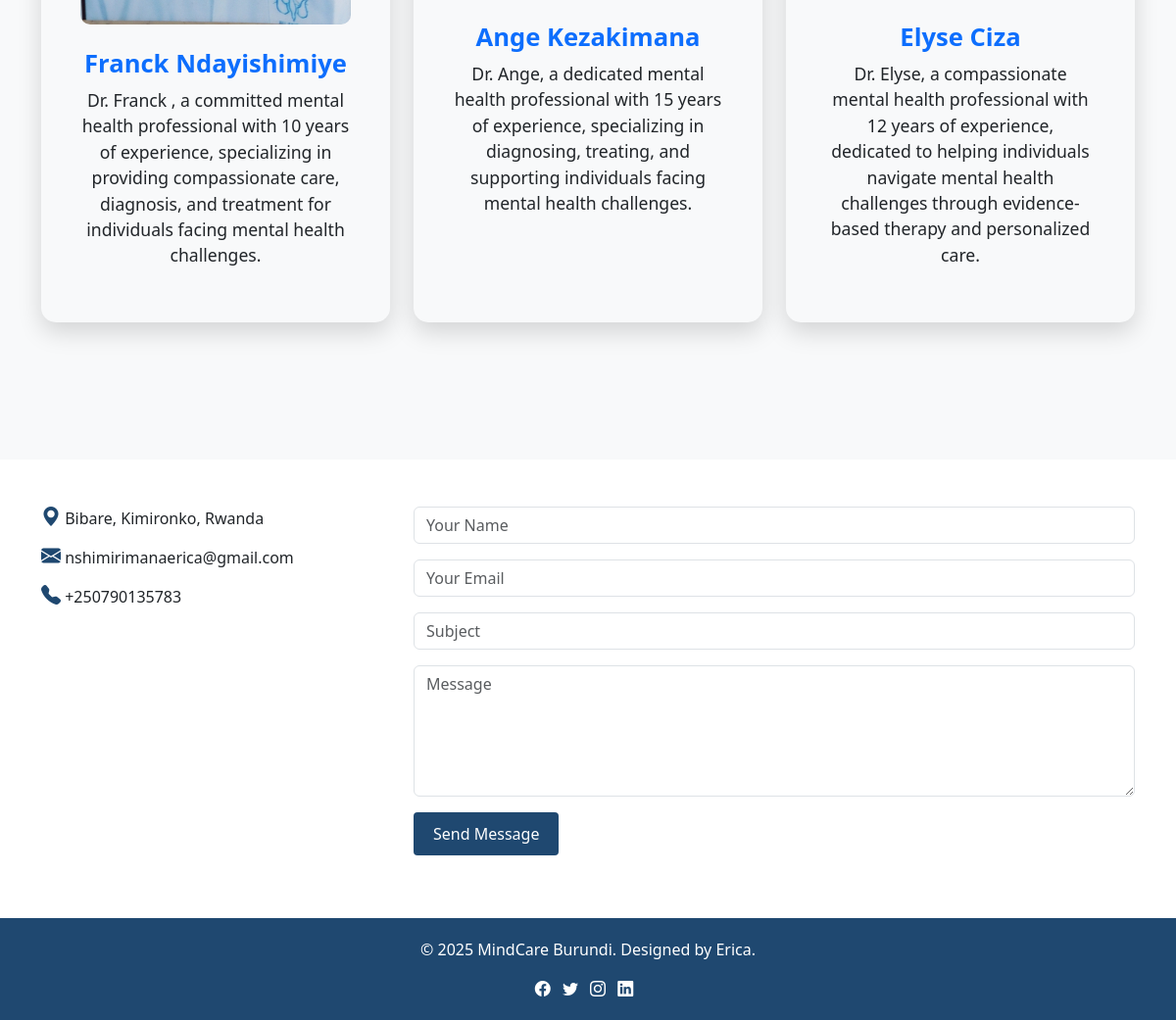
The app's page / (lower part), older data.
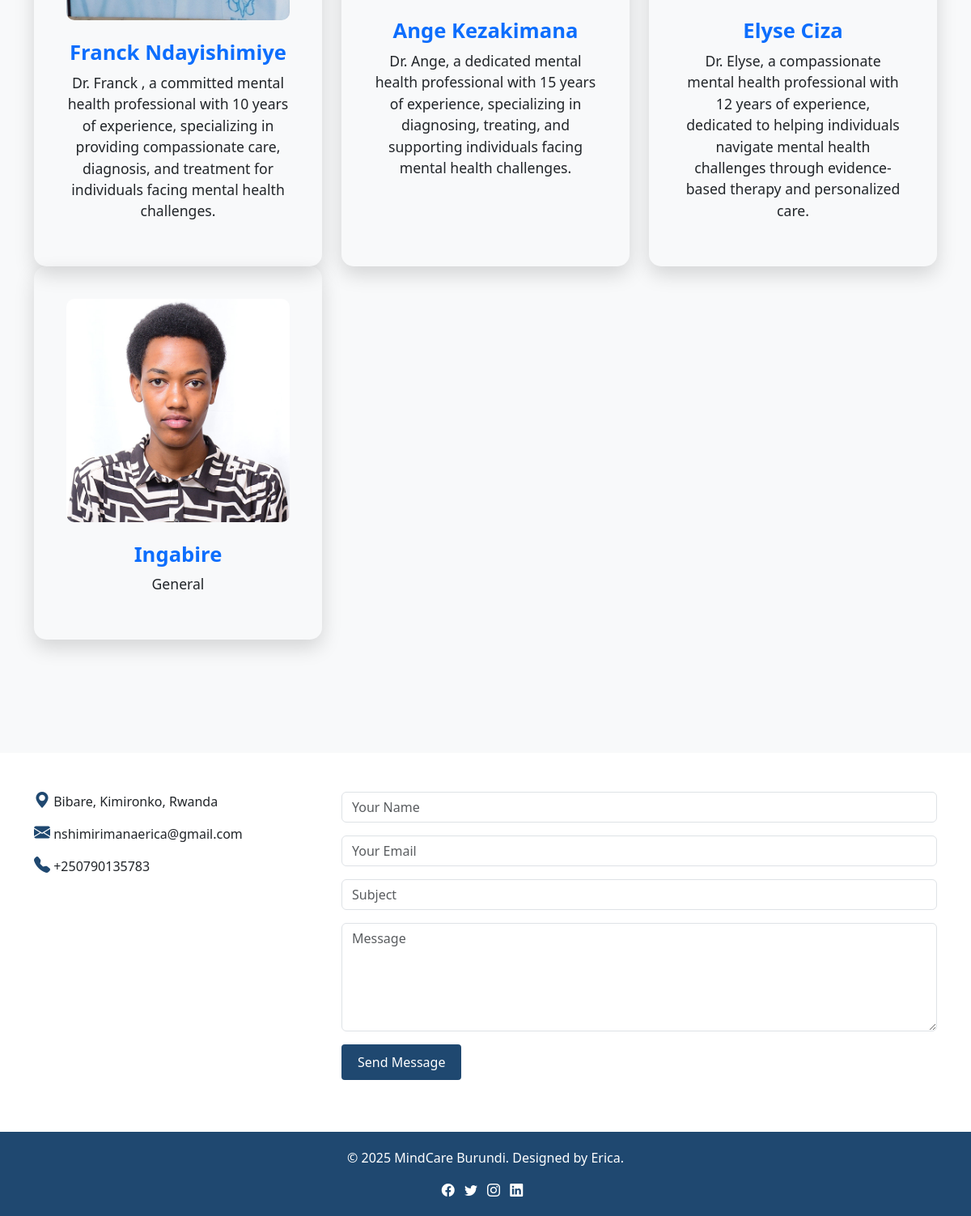
The same page, newer data.
### myapp/models.py (models this page shows)
class Professional(models.Model):
    user = models.OneToOneField(User, on_delete=models.CASCADE, related_name="professional_profile")
    name = models.CharField(max_length=255)
    specialty = models.CharField(max_length=255)
    contact_email = models.EmailField(unique=True)
    phone_number = models.CharField(max_length=15, unique=True)
    image = models.ImageField(upload_to='professionals/', null=True, blank=True)

### myapp/views.py (the view)
# urls.py: path('', views.index, name='index'),
def index(request):
    professionals = Professional.objects.all()
    for professional in professionals:
        booked_slots = Appointment.objects.filter(professional_name=professional).values_list('time', flat=True)
        professional.available_slots_status = [
            {"time": slot, "is_booked": slot in booked_slots} for slot in professional.available_slots
        ]
    return render(request, 'index.html', {'professionals': professionals})

### myapp/models.py (called while the page is built)
    def __str__(self):
        return self.name

### myapp/templates/index.html (shortened to what this page needs)
{% extends 'base.html' %}
{% load static %}
{% block content %}
 <div id="about" class="about-container">
<section id="professionals" class="professionals">
    <div class="container" data-aos="fade-up">
      <div class="row">
        {% for professional in professionals %}
        <div class="col-lg-4 col-md-6 d-flex align-items-stretch">
          <div class="member">
            {% if professional.image %}
              <img src="{{ professional.image.url }}" class="img-fluid" alt="{{ professional.name }}">
            {% else %}
              <img src="{% static 'assets/images/default.png' %}" class="img-fluid" alt="Default Image">
            {% endif %}
            <h4><a href="{% url 'professional_detail' professional.id %}">{{ professional.name }}</a></h4>
            <p>{{ professional.specialty }}</p>
          </div>
        </div>
        {% empty %}
        <p class="text-center">No professionals available at the moment.</p>
        {% endfor %}
      </div>
    </div>
  </section>
{% endblock %}

Row changes from the older to the newer data that the page shows:
added Professional: name "Ingabire", specialty "General"
